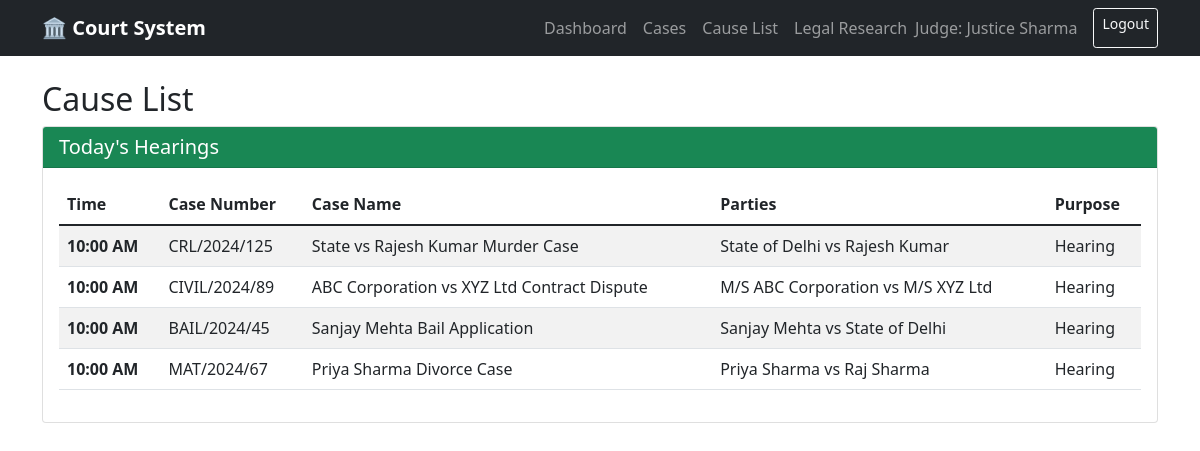
/cause-lists (signed in), run on the app's committed database.
### app.py (models this page shows)
class User(UserMixin, db.Model):
    id = db.Column(db.Integer, primary_key=True)
    username = db.Column(db.String(100), unique=True)
    password = db.Column(db.String(100))
    name = db.Column(db.String(100))
    court = db.Column(db.String(100))

class Case(db.Model):
    id = db.Column(db.Integer, primary_key=True)
    case_number = db.Column(db.String(100))
    case_name = db.Column(db.String(200))
    case_category = db.Column(db.String(100))
    legal_section = db.Column(db.String(100))
    parties = db.Column(db.String(200))
    status = db.Column(db.String(100))
    next_hearing = db.Column(db.String(100))
    judge = db.Column(db.String(100))
    filing_date = db.Column(db.String(100))
    description = db.Column(db.Text)

### app.py (the view)
@app.route('/cause-lists')
@login_required
def cause_lists():
    cases = Case.query.filter_by(judge=current_user.name).all()
    return render_template('cause_lists.html', cases=cases)

### app.py (called while the page is built)
@login_manager.user_loader
def load_user(user_id):
    return User.query.get(int(user_id))

### templates/cause_lists.html
{% extends "base.html" %}
{% block content %}
<h2>Cause List</h2>
<div class="card">
    <div class="card-header bg-success text-white">
        <h5 class="mb-0">Today's Hearings</h5>
    </div>
    <div class="card-body">
        <div class="table-responsive">
            <table class="table table-striped">
                <thead>
                    <tr>
                        <th>Time</th>
                        <th>Case Number</th>
                        <th>Case Name</th>
                        <th>Parties</th>
                        <th>Purpose</th>
                    </tr>
                </thead>
                <tbody>
                    {% for case in cases %}
                    <tr>
                        <td><strong>10:00 AM</strong></td>
                        <td>{{ case.case_number }}</td>
                        <td>{{ case.case_name }}</td>
                        <td>{{ case.parties }}</td>
                        <td>Hearing</td>
                    </tr>
                    {% endfor %}
                </tbody>
            </table>
        </div>
    </div>
</div>
{% endblock %}

### templates/base.html (shortened to what this page needs)
<!DOCTYPE html>
<html>
<head>
    <link href="https://cdn.jsdelivr.net/npm/bootstrap@5.1.3/dist/css/bootstrap.min.css" rel="stylesheet">
</head>
<body>
    <nav class="navbar navbar-expand-lg navbar-dark bg-dark">
        <div class="container">
            <a class="navbar-brand" href="{{ url_for('dashboard') }}">🏛️ Court System</a>
            {% if current_user.is_authenticated %}
            <div class="navbar-nav ms-auto">
                <a class="nav-link" href="{{ url_for('dashboard') }}">Dashboard</a>
                <a class="nav-link" href="{{ url_for('cases') }}">Cases</a>
                <a class="nav-link" href="{{ url_for('cause_lists') }}">Cause List</a>
                <a class="nav-link" href="{{ url_for('legal_research') }}">Legal Research</a>
                <span class="navbar-text me-3">Judge: {{ current_user.name }}</span>
                <a class="btn btn-outline-light btn-sm" href="{{ url_for('logout') }}">Logout</a>
            </div>
            {% endif %}
        </div>
    </nav>
    <div class="container mt-4">
        {% block content %}{% endblock %}
    </div>
</body>
</html>

### templates/base.html (style rules this page uses)
.navbar-brand { font-weight: bold; }

### data on the page
User: name "Justice Sharma"
Case: case_number "CRL/2024/125", case_name "State vs Rajesh Kumar Murder Case", parties "State of Delhi vs Rajesh Kumar"
Case: case_number "CIVIL/2024/89", case_name "ABC Corporation vs XYZ Ltd Contract Dispute", parties "M/S ABC Corporation vs M/S XYZ Ltd"
Case: case_number "BAIL/2024/45", case_name "Sanjay Mehta Bail Application", parties "Sanjay Mehta vs State of Delhi"
Case: case_number "MAT/2024/67", case_name "Priya Sharma Divorce Case", parties "Priya Sharma vs Raj Sharma"
